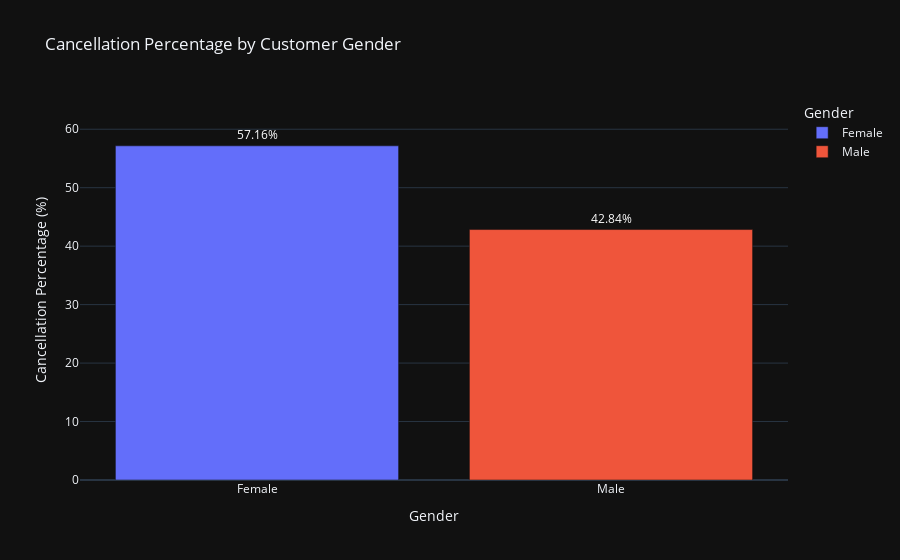

The code cell stored with this chart in its notebook:
### Code cell
fig = px.bar(
    sex_att, 
    x='Gender', 
    y='Cancellation_Percentage', 
    color='Gender',
    title='Cancellation Percentage by Customer Gender',
    labels={'Gender': 'Gender', 'Cancellation_Percentage': 'Cancellation Percentage (%)'},
    text='Cancellation_Percentage'
)

fig.update_layout(
    xaxis_title='Gender',
    yaxis_title='Cancellation Percentage (%)',
    yaxis=dict(
        range=[0, 65] 
    ),
    template='plotly_dark'
)

fig.update_traces(
    texttemplate='%{text:.2f}%',
    textposition='outside',
    textfont=dict(size=12, color='white')
)

fig.show()

### Figure 1 — Plotly figure (JSON) as saved in the notebook; plotly's stock layout.template omitted (floating-point values rounded to 4 significant figures)
{"data": [{"alignmentgroup": "True", "hovertemplate": "Gender=%{x}<br>Cancellation Percentage (%)=%{text}<extra></extra>", "legendgroup": "Female", "marker": {"color": "#636efa", "pattern": {"shape": ""}}, "name": "Female", "offsetgroup": "Female", "orientation": "v", "showlegend": true, "text": [57.16], "textfont": {"color": "white", "size": 12}, "textposition": "outside", "texttemplate": "%{text:.2f}%", "type": "bar", "x": ["Female"], "xaxis": "x", "y": [57.16], "yaxis": "y"}, {"alignmentgroup": "True", "hovertemplate": "Gender=%{x}<br>Cancellation Percentage (%)=%{text}<extra></extra>", "legendgroup": "Male", "marker": {"color": "#EF553B", "pattern": {"shape": ""}}, "name": "Male", "offsetgroup": "Male", "orientation": "v", "showlegend": true, "text": [42.84], "textfont": {"color": "white", "size": 12}, "textposition": "outside", "texttemplate": "%{text:.2f}%", "type": "bar", "x": ["Male"], "xaxis": "x", "y": [42.84], "yaxis": "y"}], "layout": {"barmode": "relative", "legend": {"title": {"text": "Gender"}, "tracegroupgap": 0}, "title": {"text": "Cancellation Percentage by Customer Gender"}, "xaxis": {"anchor": "y", "categoryarray": ["Female", "Male"], "categoryorder": "array", "domain": [0, 1], "title": {"text": "Gender"}}, "yaxis": {"anchor": "x", "domain": [0, 1], "range": [0, 65], "title": {"text": "Cancellation Percentage (%)"}}}}
